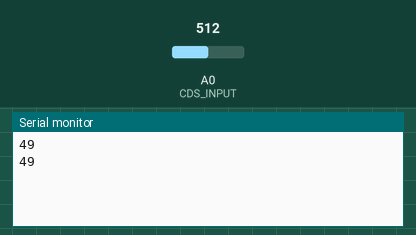
Recording of a sketch running on a simulated Arduino Uno, built with avr-gcc and run on an emulated ATmega328P. Parts: the last lines printed to the serial monitor. Inputs (shaded band) come from the test bench; at power-on: A0 (CDS_INPUT) = 512.

Above: at 1.8 s.
1.9 s: A0 (CDS_INPUT) set to 716
At 2.5 s:
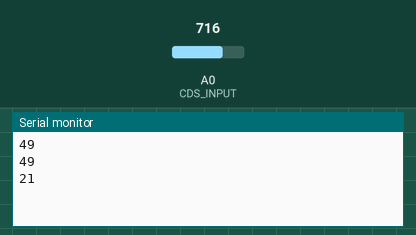
3.4 s: A0 (CDS_INPUT) set to 900
At 4.8 s:
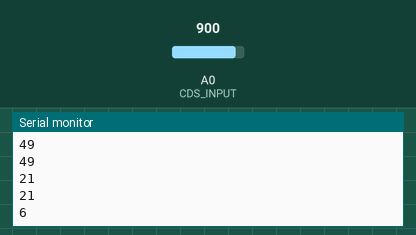
Timing chart, 0 to 6.4 s (numbered marks = the images above; inputs shaded):
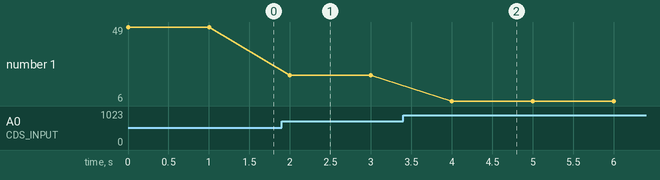

Measured:
- after the input at 1.9 s, the serial monitor: prints a new line after 0.10 s (image 1)
- after the input at 3.4 s, the serial monitor: prints a new line after 0.60 s (image 2)
- plotted number 1: 49 → 21 after the input at 1.9 s, 21 → 6 after the input at 3.4 s

The sketch:

CdS_start.ino
```cpp
#define CDS_INPUT 0

void setup() {
  Serial.begin(9600);
}

void loop() {
  int value = analogRead(CDS_INPUT);
  Serial.println(int(luminosity(value)));
  delay(1000);
}

//Voltage to Lux
double luminosity (int RawADC0){
  double Vout=RawADC0*5.0/1023;  // 5/1023 (Vin = 5 V)
  double lux=(2500/Vout-500)/10;
  // lux = 500 / Rldr, Vout = Ildr*Rldr = (5/(10 + Rldr))*Rldr
  return lux;
}
```
